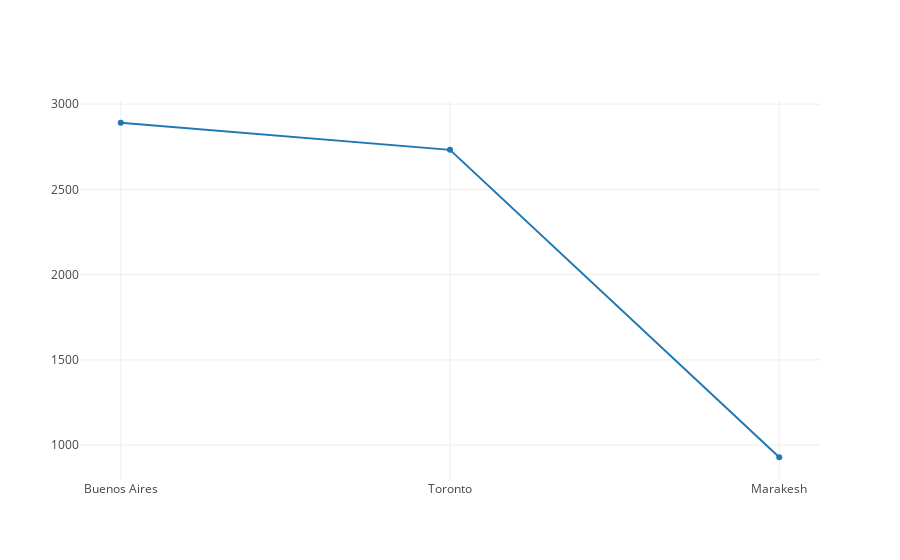

This figure's notebook cell:
### Code cell
# __SOLUTION__ 
trace_first_three_pops = {'x': x_values, 'y': y_values}


plotly.offline.iplot([trace_first_three_pops])

### Figure 1 — Plotly figure (JSON) as saved in the notebook; plotly's stock layout.template omitted (floating-point values rounded to 4 significant figures)
{"data": [{"type": "scatter", "uid": "f43d11e4-c9c8-11e9-8cf7-3af9d3ad3e0b", "x": ["Buenos Aires", "Toronto", "Marakesh"], "y": [2891, 2732, 929]}], "layout": {}}
